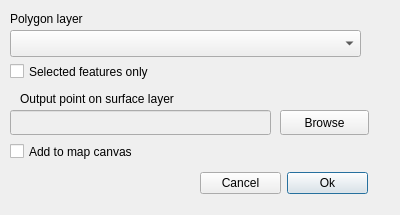
<?xml version="1.0" encoding="UTF-8"?>
<ui version="4.0">
 <class>RealCentroidDialogBase</class>
 <widget class="QDialog" name="RealCentroidDialogBase">
  <property name="geometry">
   <rect>
    <x>0</x>
    <y>0</y>
    <width>400</width>
    <height>215</height>
   </rect>
  </property>
  <property name="windowTitle">
   <string>realcentroid</string>
  </property>
  <widget class="QLabel" name="label">
   <property name="geometry">
    <rect>
     <x>10</x>
     <y>10</y>
     <width>111</width>
     <height>17</height>
    </rect>
   </property>
   <property name="text">
    <string>Polygon layer</string>
   </property>
  </widget>
  <widget class="QCheckBox" name="selectedBox">
   <property name="geometry">
    <rect>
     <x>10</x>
     <y>60</y>
     <width>321</width>
     <height>23</height>
    </rect>
   </property>
   <property name="text">
    <string>Selected features only</string>
   </property>
  </widget>
  <widget class="QLabel" name="label_2">
   <property name="geometry">
    <rect>
     <x>20</x>
     <y>90</y>
     <width>311</width>
     <height>17</height>
    </rect>
   </property>
   <property name="text">
    <string>Output point on surface layer</string>
   </property>
  </widget>
  <widget class="QLineEdit" name="pointEdit">
   <property name="enabled">
    <bool>false</bool>
   </property>
   <property name="geometry">
    <rect>
     <x>10</x>
     <y>110</y>
     <width>261</width>
     <height>25</height>
    </rect>
   </property>
  </widget>
  <widget class="QPushButton" name="browseButton">
   <property name="geometry">
    <rect>
     <x>280</x>
     <y>110</y>
     <width>89</width>
     <height>25</height>
    </rect>
   </property>
   <property name="text">
    <string>Browse</string>
   </property>
  </widget>
  <widget class="QCheckBox" name="addBox">
   <property name="geometry">
    <rect>
     <x>10</x>
     <y>140</y>
     <width>251</width>
     <height>23</height>
    </rect>
   </property>
   <property name="text">
    <string>Add to map canvas</string>
   </property>
  </widget>
  <widget class="QgsMapLayerComboBox" name="layerBox">
   <property name="geometry">
    <rect>
     <x>10</x>
     <y>30</y>
     <width>351</width>
     <height>27</height>
    </rect>
   </property>
  </widget>
  <widget class="QWidget" name="">
   <property name="geometry">
    <rect>
     <x>200</x>
     <y>170</y>
     <width>168</width>
     <height>27</height>
    </rect>
   </property>
   <layout class="QHBoxLayout" name="horizontalLayout">
    <item>
     <widget class="QPushButton" name="cancelBtn">
      <property name="text">
       <string>Cancel</string>
      </property>
     </widget>
    </item>
    <item>
     <widget class="QPushButton" name="okBtn">
      <property name="text">
       <string>Ok</string>
      </property>
      <property name="default">
       <bool>true</bool>
      </property>
     </widget>
    </item>
   </layout>
  </widget>
 </widget>
 <customwidgets>
  <customwidget>
   <class>QgsMapLayerComboBox</class>
   <extends>QComboBox</extends>
   <header>qgsmaplayercombobox.h</header>
  </customwidget>
 </customwidgets>
 <resources/>
 <connections/>
</ui>
